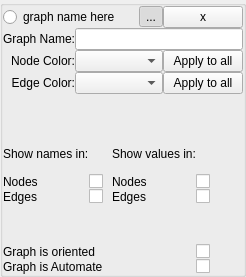
<?xml version="1.0" encoding="UTF-8"?>
<ui version="4.0">
 <class>GraphPropertiesWidget</class>
 <widget class="KButtonGroup" name="GraphPropertiesWidget">
  <property name="geometry">
   <rect>
    <x>0</x>
    <y>0</y>
    <width>246</width>
    <height>277</height>
   </rect>
  </property>
  <property name="sizePolicy">
   <sizepolicy hsizetype="MinimumExpanding" vsizetype="Preferred">
    <horstretch>0</horstretch>
    <verstretch>0</verstretch>
   </sizepolicy>
  </property>
  <property name="maximumSize">
   <size>
    <width>10000</width>
    <height>10000</height>
   </size>
  </property>
  <layout class="QVBoxLayout" name="verticalLayout">
   <property name="spacing">
    <number>0</number>
   </property>
   <property name="sizeConstraint">
    <enum>QLayout::SetNoConstraint</enum>
   </property>
   <property name="margin">
    <number>0</number>
   </property>
   <item>
    <layout class="QHBoxLayout" name="horizontalLayout">
     <property name="spacing">
      <number>0</number>
     </property>
     <property name="sizeConstraint">
      <enum>QLayout::SetMinimumSize</enum>
     </property>
     <item>
      <widget class="QRadioButton" name="_activateGraph">
       <property name="sizePolicy">
        <sizepolicy hsizetype="Expanding" vsizetype="Fixed">
         <horstretch>0</horstretch>
         <verstretch>0</verstretch>
        </sizepolicy>
       </property>
       <property name="text">
        <string>graph name here</string>
       </property>
      </widget>
     </item>
     <item>
      <widget class="QToolButton" name="_graphVisible">
       <property name="text">
        <string>...</string>
       </property>
       <property name="checkable">
        <bool>true</bool>
       </property>
       <property name="checked">
        <bool>true</bool>
       </property>
      </widget>
     </item>
     <item>
      <widget class="KPushButton" name="_graphDelete">
       <property name="toolTip">
        <string>Delete the active graph</string>
       </property>
       <property name="whatsThis">
        <string>Delete the current active graph: delete all nodes and edges</string>
       </property>
       <property name="text">
        <string extracomment="Do not translate, X is for delete">x</string>
       </property>
      </widget>
     </item>
    </layout>
   </item>
   <item>
    <widget class="QWidget" name="_editWidget" native="true">
     <property name="maximumSize">
      <size>
       <width>16777215</width>
       <height>400</height>
      </size>
     </property>
     <layout class="QGridLayout" name="gridLayout">
      <property name="margin">
       <number>0</number>
      </property>
      <property name="spacing">
       <number>0</number>
      </property>
      <item row="0" column="0">
       <widget class="QLabel" name="label">
        <property name="text">
         <string>Graph Name:</string>
        </property>
        <property name="alignment">
         <set>Qt::AlignRight|Qt::AlignTrailing|Qt::AlignVCenter</set>
        </property>
       </widget>
      </item>
      <item row="0" column="2" colspan="2">
       <widget class="KLineEdit" name="_graphName"/>
      </item>
      <item row="1" column="0" colspan="2">
       <widget class="QLabel" name="label_2">
        <property name="text">
         <string>Node Color:</string>
        </property>
        <property name="alignment">
         <set>Qt::AlignRight|Qt::AlignTrailing|Qt::AlignVCenter</set>
        </property>
       </widget>
      </item>
      <item row="1" column="2">
       <widget class="KColorCombo" name="_graphNodeColor">
        <property name="sizePolicy">
         <sizepolicy hsizetype="Expanding" vsizetype="Fixed">
          <horstretch>0</horstretch>
          <verstretch>0</verstretch>
         </sizepolicy>
        </property>
        <property name="toolTip">
         <string>Color for new nodes</string>
        </property>
       </widget>
      </item>
      <item row="1" column="3">
       <widget class="KPushButton" name="_graphNodeColorApplyNow">
        <property name="toolTip">
         <string>Apply the current color to all nodes</string>
        </property>
        <property name="whatsThis">
         <string>Apply the current color to all nodes on the drawing area</string>
        </property>
        <property name="text">
         <string>Apply to all</string>
        </property>
       </widget>
      </item>
      <item row="2" column="0">
       <widget class="QLabel" name="label_3">
        <property name="text">
         <string>Edge Color:</string>
        </property>
        <property name="alignment">
         <set>Qt::AlignRight|Qt::AlignTrailing|Qt::AlignVCenter</set>
        </property>
       </widget>
      </item>
      <item row="2" column="2">
       <widget class="KColorCombo" name="_graphEdgeColor">
        <property name="sizePolicy">
         <sizepolicy hsizetype="Expanding" vsizetype="Fixed">
          <horstretch>0</horstretch>
          <verstretch>0</verstretch>
         </sizepolicy>
        </property>
        <property name="toolTip">
         <string>Color for new edges</string>
        </property>
       </widget>
      </item>
      <item row="2" column="3">
       <widget class="KPushButton" name="_graphEdgeColorApplyNow">
        <property name="toolTip">
         <string>Apply the current color to all edges</string>
        </property>
        <property name="whatsThis">
         <string>Apply the current color to all edges on the drawing area</string>
        </property>
        <property name="text">
         <string>Apply to all</string>
        </property>
       </widget>
      </item>
      <item row="4" column="0" colspan="4">
       <layout class="QGridLayout" name="gridLayout_2">
        <item row="1" column="0">
         <widget class="QLabel" name="label_10">
          <property name="text">
           <string>Show names in:</string>
          </property>
         </widget>
        </item>
        <item row="2" column="0">
         <widget class="QLabel" name="label_4">
          <property name="text">
           <string>Nodes</string>
          </property>
         </widget>
        </item>
        <item row="3" column="0">
         <widget class="QLabel" name="label_5">
          <property name="text">
           <string>Edges</string>
          </property>
         </widget>
        </item>
        <item row="5" column="0" colspan="3">
         <widget class="QLabel" name="label_7">
          <property name="text">
           <string>Graph is oriented</string>
          </property>
         </widget>
        </item>
        <item row="6" column="0" colspan="3">
         <widget class="QLabel" name="label_8">
          <property name="text">
           <string>Graph is Automate</string>
          </property>
         </widget>
        </item>
        <item row="2" column="2">
         <widget class="QLabel" name="label_11">
          <property name="text">
           <string>Nodes</string>
          </property>
         </widget>
        </item>
        <item row="1" column="2">
         <widget class="QLabel" name="label_12">
          <property name="text">
           <string>Show values in:</string>
          </property>
         </widget>
        </item>
        <item row="3" column="2">
         <widget class="QLabel" name="label_13">
          <property name="text">
           <string>Edges</string>
          </property>
         </widget>
        </item>
        <item row="4" column="0" colspan="5">
         <widget class="KSeparator" name="kseparator"/>
        </item>
        <item row="0" column="0" colspan="5">
         <widget class="KSeparator" name="kseparator_2"/>
        </item>
        <item row="2" column="1">
         <widget class="QCheckBox" name="_showNodeNames">
          <property name="text">
           <string/>
          </property>
         </widget>
        </item>
        <item row="2" column="3">
         <widget class="QCheckBox" name="_showNodeValues">
          <property name="text">
           <string/>
          </property>
         </widget>
        </item>
        <item row="3" column="1">
         <widget class="QCheckBox" name="_showEdgeNames">
          <property name="text">
           <string/>
          </property>
         </widget>
        </item>
        <item row="3" column="3">
         <widget class="QCheckBox" name="_showEdgeValues">
          <property name="text">
           <string/>
          </property>
         </widget>
        </item>
        <item row="5" column="3">
         <widget class="QCheckBox" name="_graphOriented">
          <property name="text">
           <string/>
          </property>
         </widget>
        </item>
        <item row="6" column="3">
         <widget class="QCheckBox" name="_graphAutomate">
          <property name="text">
           <string/>
          </property>
         </widget>
        </item>
       </layout>
      </item>
     </layout>
    </widget>
   </item>
  </layout>
 </widget>
 <customwidgets>
  <customwidget>
   <class>KButtonGroup</class>
   <extends>QGroupBox</extends>
   <header>kbuttongroup.h</header>
   <container>1</container>
  </customwidget>
  <customwidget>
   <class>KPushButton</class>
   <extends>QPushButton</extends>
   <header>kpushbutton.h</header>
  </customwidget>
  <customwidget>
   <class>KLineEdit</class>
   <extends>QLineEdit</extends>
   <header>klineedit.h</header>
  </customwidget>
  <customwidget>
   <class>KColorCombo</class>
   <extends>QComboBox</extends>
   <header>kcolorcombo.h</header>
  </customwidget>
  <customwidget>
   <class>KSeparator</class>
   <extends>QFrame</extends>
   <header>kseparator.h</header>
  </customwidget>
 </customwidgets>
 <resources/>
 <connections/>
</ui>
